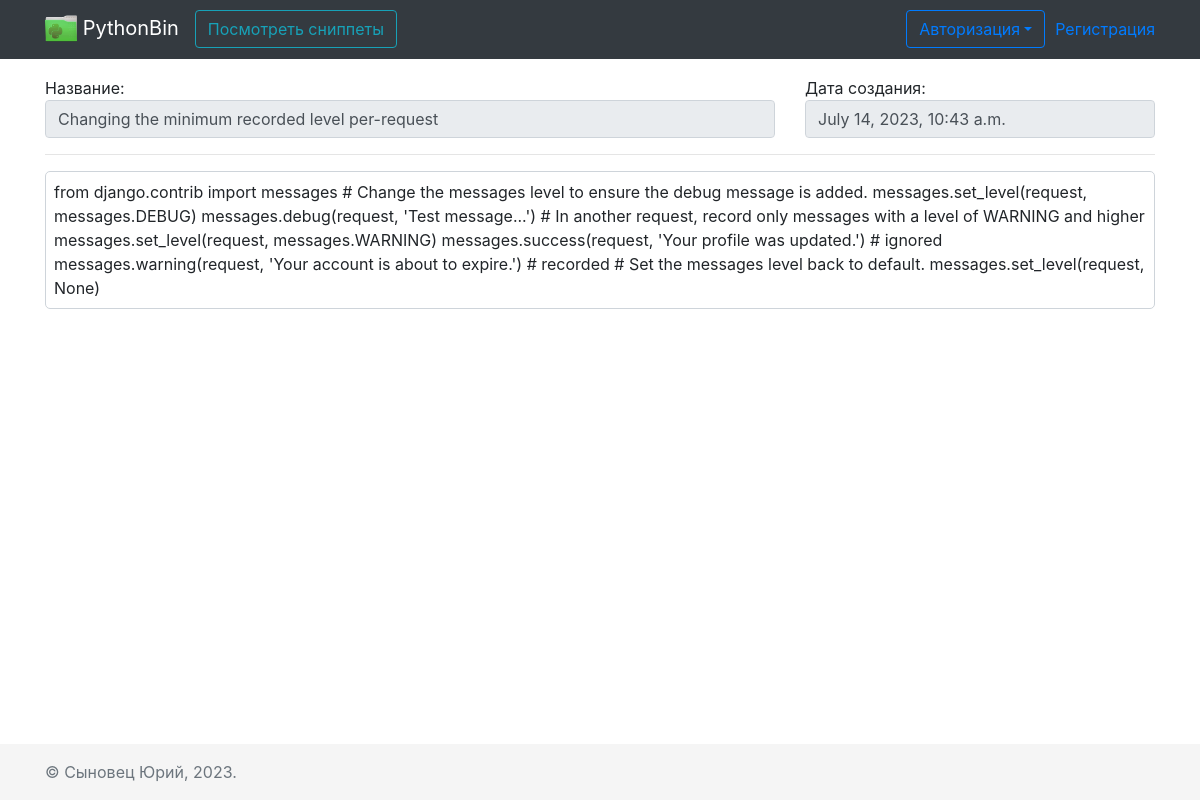
The app's page /snippets/39 with its own data.
### MainApp/models.py (models this page shows, shortened)
class Snippet(models.Model):
    name = models.CharField(max_length=100)
    lang = models.CharField(max_length=30, choices=LTNGS)
    code = models.TextField(max_length=5000)
    creation_date = models.DateTimeField(auto_now=True)
    user = models.ForeignKey(to=User, on_delete=models.CASCADE, blank=True, null=True)
    public = models.BooleanField(default=True)

### MainApp/views.py (the view)
# urls.py: path('snippets/<int:id>', views.snippets_detail, name='snippet-detail'),
def snippets_detail(request, id=0):
    try:
        snippet = Snippet.objects.get(id=id)
        context = {'pagename': 'Просмотр кода сниппета',
                   'snippet': snippet}
        return render(request, 'pages/view_snippets_detail.html', context)
    except Exception as err:
        print(f'to log? get item id={id} err: {err}')
        return HttpResponse(f'Snippet с id={id} не существует')

### templates/pages/view_snippets_detail.html (shortened to what this page needs)
{% extends "base.html" %}
{% load static %}
{% load i18n %}
{% load pygmentize %}
{% block content %}
<div class="container">
    <fieldset disabled>
       <div class="row disabled">
           <div class="col col-8">
               Название: <input type="text" value="{{ snippet.name }}" class="form-control">
           </div>
           <div class="col col-4">
               Дата создания:<input type="text" value="{{ snippet.creation_date }}" class="form-control">
           </div>
       </div>
       <hr>
       <div class="row">
           <div class="col">
               <div class="p-2 h-100" style="border:1px solid #ced4da; border-radius:5px;">
                   {{ snippet.code|pygmentize:snippet.lang }}
               </div>
           </div>
       </div>
    </fieldset>
</div>
{% endblock %}

### templates/base.html (style rules this page uses)
main > .container { padding: 60px 15px 0; }

### records on screen
Snippet: name "Changing the minimum recorded level per-request", creation_date "July 14, 2023, 10:43 a.m.", code|pygmentize "from django.contrib import messages # Change the messages level to ensure the debug message is added. messages.set_level(request, messages.DEBUG) messages.debug(request, 'Test message...') # In another request, record only messages with a level of WARNING and higher messages.set_level(request, messages.WARNING) messages.success(request, 'Your profile was updated.') # ignored messages.warning(request, 'Your account is about to expire.') # recorded # Set the messages level back to default. messages.set_level(request, None)"
